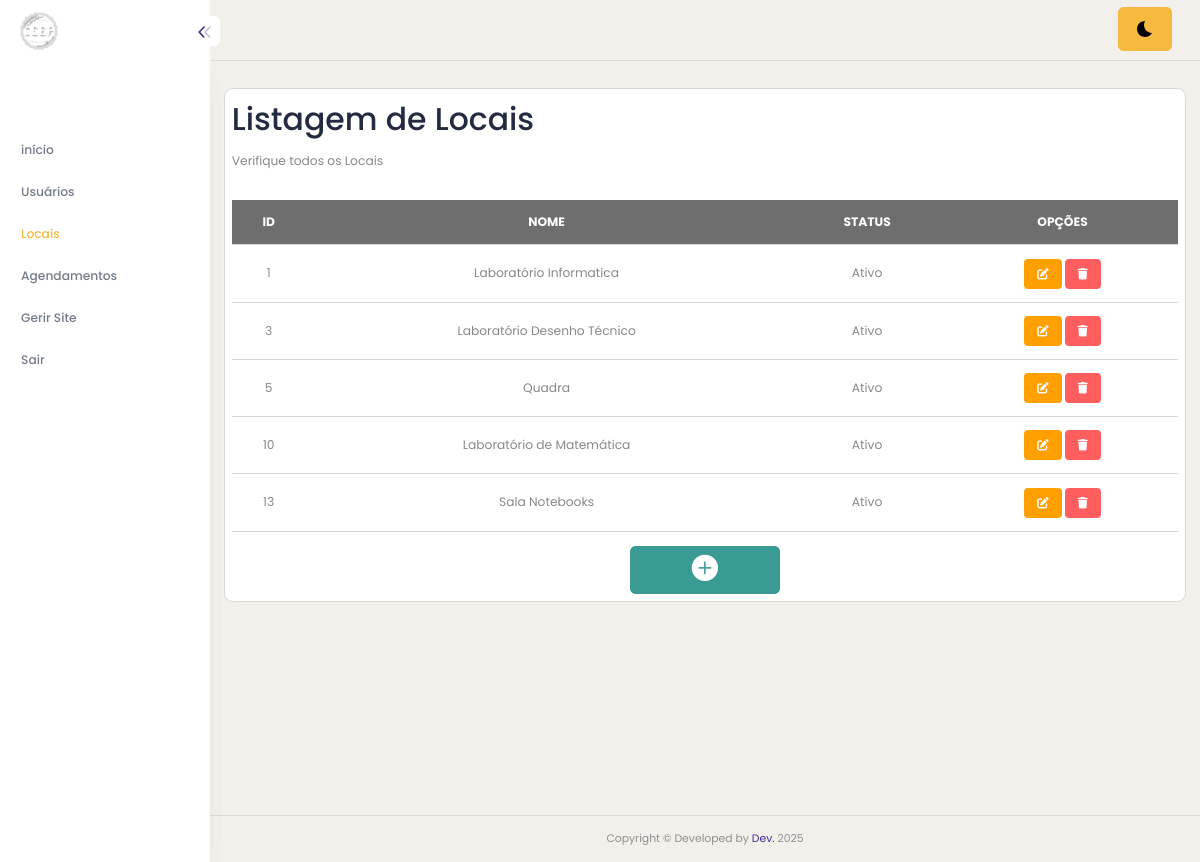
The app's page /locais-pesquisar.php (signed in), older data.
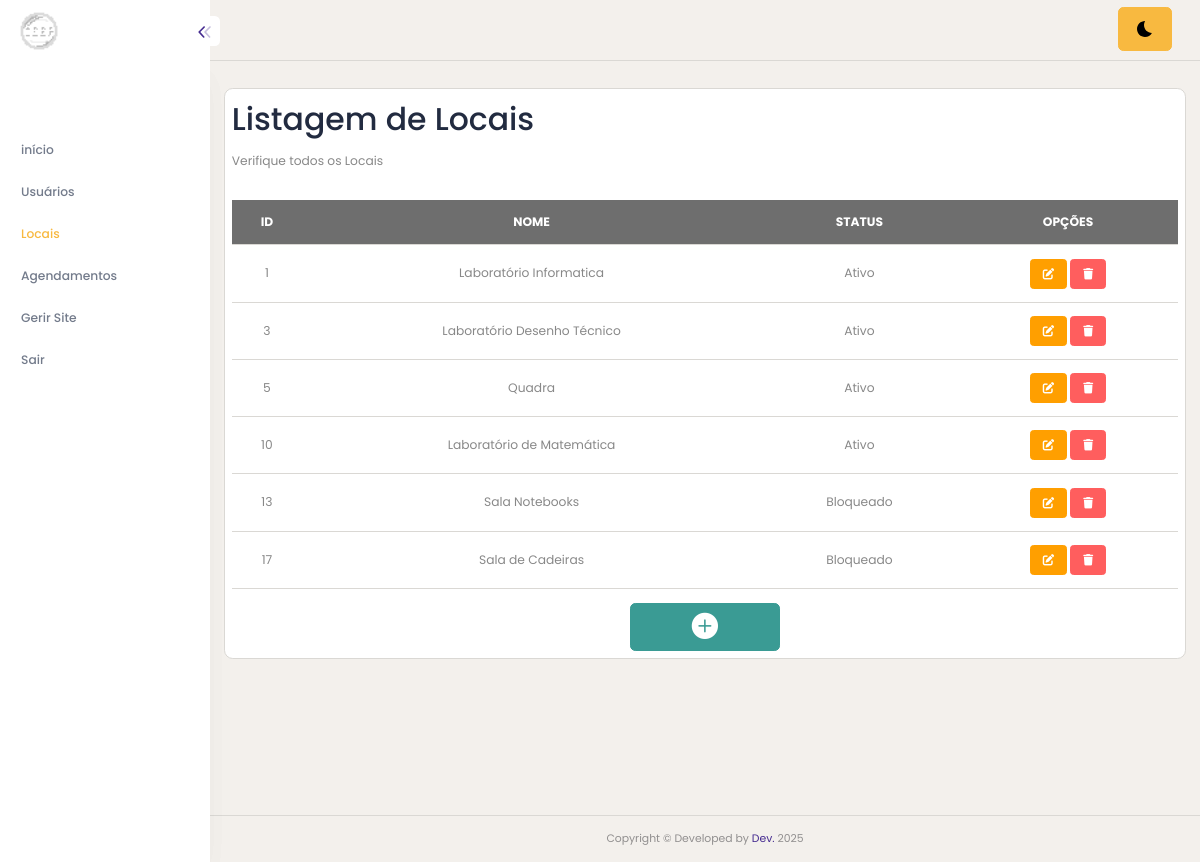
The same page, newer data.
### tables this page shows
CREATE TABLE `locais` (
  `id` int(11) NOT NULL,
  `nome` varchar(100) DEFAULT NULL,
  `status` tinyint(1) DEFAULT NULL,
  `cor` varchar(10) NOT NULL
);

### locais-pesquisar.php (the view, shortened to what this page needs)
<!DOCTYPE html>
<html lang="pt-BR">
<head>
    <?php include("app-header.php"); ?>
</head>
<body>
    <?php include("app-lateral.php"); ?>
    <div class="content-body" style="min-height: 899px;">
        <div class="container-fluid">
            <div class="row">
                <div class="card p-2">
                    <h1>Listagem de Locais</h1>
                    <p>Verifique todos os Locais</p>
                    <div class="table-responsive mt-3">
                        <table class="table">
                            <tr class="table-dark text-center">
                                <th>ID</th>
                                <th>NOME</th>
                                <th >STATUS</th>
                                <th>OPÇÕES</th>
                            </tr>
                            <?php
                            $sql = $conn->prepare("SELECT * from locais; ");
                            $sql->execute();
                            while ($dados = $sql->fetch()) {
                            ?>
                                <tr class="text-center">
                                    <td><?php echo $dados['id']; ?></td>
                                    <td><?php echo $dados['nome']; ?></td>
                                    <td>
                                        <?php
                                           if ($dados['status'] == 1) {
                                               echo "Ativo";
                                           } else {
                                               echo "Bloqueado";
                                           };
                                        ?>
                                    </td>
                                    <td class="text-center">
                                        <a href="locais-cadastro.php?id=<?php echo $dados['id']; ?>" class="btn btn-warning btn-sm"><i class="fa-solid fa-pen-to-square"></i></a>
                                        <a href="locais-deletar.php?id=<?php echo $dados['id']; ?>" class="btn btn-danger btn-sm"><i class="fa-solid fa-trash"></i></a>
                                    </td>
                                </tr>
                            <?php } ?>
                        </table>
                    </div>
                    <div class="row">
                        <div class="text-center">
                            <a href="locais-cadastro.php" class="btn btn-success" style="width: 150px;"><i class="bi bi-plus-circle-fill fs-2"></i></a>
                        </div>
                    </div>
                </div>
            </div>
        </div>
    </div>
    <?php include("app-footer.php"); ?>
</body>
</html>

Row changes from the older to the newer data that the page shows:
changed locais "Sala Notebooks": status "Ativo" → "Bloqueado"
added locais: id "17", nome "Sala de Cadeiras", status "Bloqueado"
